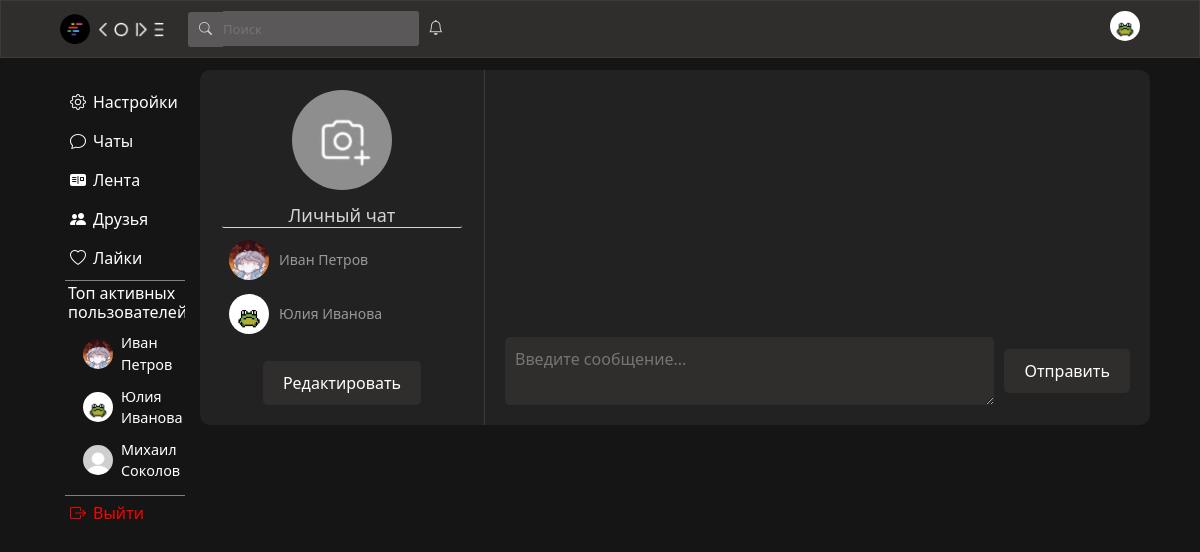
The app's page /private_chat/1 (signed in) with its own data.
### data/users.py (models this page shows, shortened)
class User(SqlAlchemyBase, UserMixin, SerializerMixin):
    __tablename__ = "users"
    id = sqlalchemy.Column(sqlalchemy.Integer, primary_key=True, autoincrement=True)
    surname = sqlalchemy.Column(sqlalchemy.String)
    name = sqlalchemy.Column(sqlalchemy.String)
    age = sqlalchemy.Column(sqlalchemy.Integer)
    city = sqlalchemy.Column(sqlalchemy.String)
    email = sqlalchemy.Column(sqlalchemy.String, unique=True)
    hashed_password = sqlalchemy.Column(sqlalchemy.String)
    post_ids = sqlalchemy.Column(sqlalchemy.String)
    comment_ids = sqlalchemy.Column(sqlalchemy.String)
    post_like_ids = sqlalchemy.Column(sqlalchemy.String)
    post_like_guide_category_ids = sqlalchemy.Column(sqlalchemy.String)
    post_like_ideas_category_ids = sqlalchemy.Column(sqlalchemy.String)
    post_like_mems_category_ids = sqlalchemy.Column(sqlalchemy.String)
    post_like_common_category_ids = sqlalchemy.Column(sqlalchemy.String)
    friends_ids = sqlalchemy.Column(sqlalchemy.String)
    friends_requests = sqlalchemy.Column(sqlalchemy.String)
    own_requests = sqlalchemy.Column(sqlalchemy.String)
    chats_ids = sqlalchemy.Column(sqlalchemy.String)
    img_profile = sqlalchemy.Column(sqlalchemy.String)
    img_avatar = sqlalchemy.Column(sqlalchemy.String)
    sex = sqlalchemy.Column(sqlalchemy.String)
    private_chat_ids = sqlalchemy.Column(sqlalchemy.String)
    modified_date = sqlalchemy.Column(sqlalchemy.DateTime, default=datetime.datetime.now)
    comments = orm.relationship("Comments", back_populates='user')
    posts = orm.relationship("Posts", back_populates='user')

### data/private_chats.py (models this page shows)
class PrivateChat(SqlAlchemyBase, SerializerMixin):
    __tablename__ = "private_chats"
    id = sqlalchemy.Column(sqlalchemy.Integer, primary_key=True, autoincrement=True)
    members = sqlalchemy.Column(sqlalchemy.String)
    chat_name = sqlalchemy.Column(sqlalchemy.String)
    chat_avatar = sqlalchemy.Column(sqlalchemy.String)
    comments = sqlalchemy.Column(sqlalchemy.String)
    modified_date = sqlalchemy.Column(sqlalchemy.DateTime, default=datetime.datetime.now)
    private_chat_with_friend = sqlalchemy.Column(sqlalchemy.Boolean, default=False)

### server.py (the view, shortened to what this page needs)
@app.route("/private_chat/<id>", methods=["GET", "POST"])
def private_chat(id):
    db_sess = db_session.create_session()
    private_chat = db_sess.query(PrivateChat).filter(PrivateChat.id == id).first()
    if not private_chat:
        return f.abort(404)
    if not current_user.is_authenticated:
        return redirect("/")
    form = SerchUserForm()
    if form.validate_on_submit():
        return redirect(f"/id/{form.serch_user_id.data}")
    members = private_chat.members.split(",")
    if str(current_user.id) not in members:
        return f.abort(404)
    users = []
    for i in members:
        users.append(db_sess.query(User).filter(User.id == int(i)).first())
    messages = []
    chat_avatar = rf"..\static\img\chat.png"
    if private_chat.chat_avatar:
        chat_avatar = private_chat.chat_avatar
    friend_requests = current_user.friends_requests
    friends_from_request = []
    if friend_requests:
        for i in friend_requests.split(","):
            friends_from_request.append(db_sess.query(User).filter(User.id == int(i)).first())
    html = f.render_template("private_chat.html",
                             chat_id=int(id),
                             chat_avatar=chat_avatar,
                             chat_name=private_chat.chat_name,
                             chat_participants=users,
                             messages=messages,
                             form=form,
                             ClientId=f'/id/{current_user.id}',
                             friends_from_request=friends_from_request,
                             seeFilter=False,
                             top_users=get_activ(db_sess))
    return html

### forms/serch_user.py
class SerchUserForm(FlaskForm):
    serch_user_id = StringField()

### data/db_session.py (called while the page is built)
def create_session() -> Session:
    global __factory
    return __factory()

### server.py (called while the page is built)
def get_activ(db_sess):
    active_users = []
    for user in db_sess.query(User).all():
        likes_count = len(user.post_like_ids.split(",")) if user.post_like_ids else 0
        posts_count = len(user.post_ids.split(",")) if user.post_ids else 0
        activity_score = likes_count + 2 * posts_count
        if activity_score > 0:
            active_users.append({
                'user': user,
                'score': activity_score
            })
    active_users.sort(key=lambda x: x['score'], reverse=True)
    top_users = [item['user'] for item in active_users[:3]]
    return top_users

@login_manager.user_loader
def load_user(user_id):
    db_sess = db_session.create_session()
    return db_sess.query(User).get(user_id)

### templates/private_chat.html (shortened to what this page needs)
{% extends "base.html" %}
{% block content %}
<div style="min-width: 950px;" class="chat-container">
    <div class="chat-info-panel">
        <div class="chat-avatar-box">
            <img class="chat-avatar" src="{{chat_avatar}}" alt="Аватар чата">
        </div>
        <div class="chat-details">
            <h3 class="chat-name">{{chat_name}}</h3>
            <div style="overflow: auto; max-height: 500px; min-width: 240px; scrollbar-width: thin;" class="chat-participants">
                {% for participant in chat_participants %}
                    <div class="participant">
                        <div class="message-avatar-box">
                            <img style="min-width: 40px;" class="message-avatar" {% if participant.img_avatar %} src="{{participant.img_avatar}}" {% else %} src="../static/img/avatar.jpg" {% endif %} alt="Аватар">
                        </div>
                        {{participant.name}} {{participant.surname}}
                    </div>
                {% endfor %}
            </div>
        </div>
        <a style="color: white; text-decoration: none;" href="/edit_private_chat/{{chat_id}}" class="edit-chat-info">Редактировать</a>
    </div>
    <div class="messages-container">
        <div class="messages-list">
        </div>
        <div class="message-input">
            <textarea class="message-textarea" placeholder="Введите сообщение..."></textarea>
            <button class="send-message">Отправить</button>
        </div>
    </div>
</div>
{% endblock %}

### templates/base.html (shortened to what this page needs)
<!DOCTYPE html>
<html lang="en">
<head>
    <link rel="stylesheet"
    href="https://cdn.jsdelivr.net/npm/bootstrap@5.0.0-beta1/dist/css/bootstrap.min.css"
>
        <link href="https://cdn.jsdelivr.net/npm/bootstrap@5.3.2/dist/css/bootstrap.min.css" rel="stylesheet">
    <link rel="stylesheet" href="https://cdn.jsdelivr.net/npm/bootstrap-icons@1.8.1/font/bootstrap-icons.css">
    <link rel="stylesheet" type="text/css" href="../static/css/style.css" />
</head>
<body>
    <header style="z-index: 99999999;">
        <div class="wrapper">
            <div style="text-align: left;">
                <img src="../static/img/logo.png" class="logo">
                <img src="../static/img/name.png" class="name">
                <form style="position: relative;" class="serch-form" method="post">
                    <i class="bi bi-search serch-img"></i>{{ form.serch_user_id(id="serch", class="serch", style="padding: 0px;", placeholder="Поиск") }}
                </form>
                <div style="display: inline-block; position: relative;">
                    <i onclick="event.stopPropagation()" class="bi bi-bell bell-style"></i>
                </div>
            </div>
            <div style="text-align: right; min-width: 30px;">
                <div class="avatar-box-heder">
                    {% if current_user.img_avatar %}
                        <a id="avatar-img-heder-linck" href={{ClientId}}><img class="avatar-img-heder" src="{{current_user.img_avatar}}" alt=""></a>
                    {% else %}
                        <a id="avatar-img-heder-linck" href={{ClientId}}><img class="avatar-img-heder" src="../static/img/avatar.jpg"></a>
                    {% endif %}
                </div>
            </div>
        </div>
    </header>
    <main>
        <div class="something">
            <div class="menu">
                <ul style="position: sticky; top: 70px;">
                    <li class="menu-li"><a href="/settings"><i style="margin-right: 7px;" class="bi bi-gear"></i>Настройки</a></li>
                    <li class="menu-li"><a href="/chats"><i style="margin-right: 7px;" class="bi bi-chat"></i>Чаты</a></li>
                    <li class="menu-li"><a href="/main"><i style="margin-right: 7px;" class="bi bi-postcard-fill"></i>Лента</a></li>
                    <li class="menu-li"><a href="/friends"><i style="margin-right: 7px;" class="bi bi-people-fill"></i>Друзья</a></li>
                    <li class="menu-li"><a href="/likes"><i style="margin-right: 7px;" class="bi bi-heart"></i>Лайки</a></li>
                    <li style="list-style: none; border-top: 1px solid gray; border-bottom: 1px solid gray; width: 120px; overflow: hidden; padding: 3px;">
                        <h6 style="color: white;">Топ активных пользователей:</h6>
                        {% if top_users %}
                            <div class="top-users-list" style="margin-left: 15px;">
                                {% for user in top_users[:3] %}
                                    <div class="top-user-item" style="margin-bottom: 10px;">
                                        <a href="/id/{{ user.id }}" style="display: flex; align-items: center; text-decoration: none; color: inherit;">
                                            <img src="{{ user.img_avatar or '../static/img/avatar.jpg' }}"
                                                 style="width: 30px; height: 30px; border-radius: 50%; margin-right: 8px; object-fit: cover;">
                                            <span style="color: white;">{{ user.name }} {{ user.surname }}</span>
                                        </a>
                                    </div>
                                {% endfor %}
                            </div>
                        {% else %}
                            <p style="color: #999; font-size: 0.9rem; margin-left: 15px;">Пока нет активных пользователей</p>
                        {% endif %}
                    </li>
                    {% if current_user.is_authenticated %}
                        <li style="color: red;" class="menu-li"><a style="color: red;" href="/logout"><i style="margin-right: 7px; color: red;" class="bi bi-box-arrow-right"></i>Выйти</a></li>
                    {% endif %}
                </ul>
            </div>
            <div class="user-info">
                {% block content %}{% endblock %}
            </div>
        </div>
    </main>
</body>
</html>

### static/css/style.css (style rules this page uses)
body { background-color: #151515; }
.wrapper { display: flex; justify-content: space-between; padding: 10px; width: 1100px; }
.logo { height: 30px; width: auto; margin-right: 5px; }
.top-users-list { margin-top: 10px; }
.top-user-item { transition: transform 0.2s; }
.top-user-item span { font-size: 0.9rem; color: #e0e0e0; }
.name { width: auto; height:15px; }
.serch-form { display: inline-block; }
.serch { box-sizing: border-box; border: none; background-color: #5a5858; color: lightgray; outline: 0; border-radius: 0px 3px 3px 0px; height: 35px; font-size: 13px; }
.serch-img { position: relative; display: inline-block; background-color: #5a5858; color: lightgray; border-radius: 3px 0px 0px 3px; height: 35px; width: 35px; text-align: center; line-height: 35px; font-size: 13px; margin-left: 20px; }
.bell-style { color: lightgray; margin-left: 5px; font-size: 15px; }
main { margin-top: 70px; display: flex; flex-direction: column; align-items: center; min-width: 1100px; }
.avatar-img-heder { position: absolute; top:50%; left:50%; transform:translate(-50%,-50%); width:30px; height:30px; object-fit:cover; }
.avatar-box-heder { position: relative; overflow:hidden; width:30px; height:30px; border-radius: 50%; }
.user-info { display: flex; flex-direction: column; align-items: center; }
.menu { width: 145px; margin-right: 5px; }
.menu-li { list-style-type: none; }
.menu-li:not(:last-child) { margin-bottom: 5px; }
.menu-li a, .menu-li p { display: block; color: white; border-radius: 5px; text-decoration: none; padding: 5px; }
.menu ul { margin-top: 15px; padding-left: 15px; }
.something { box-sizing: border-box; display: flex; flex-direction: row; justify-content: center; width: 1100px; }
header { top:0; position: fixed; display: flex; justify-content: center; background-color: #302d2d; border: 1px solid #3d3a3a; left: 0; right: 0; }
.selected-friends h3, .chat-details h3 { color: lightgray; }
.chat-name { margin-top: 10px; outline: none; border: none; color: lightgray; border-bottom: lightgray 1px solid; border-radius: 2px; background-color: transparent; }
.chat-container { display: flex; width: 100%; min-width: 943.3; max-width: 950px; margin: 0 auto; background-color: #222; color: white; border-radius: 10px; overflow: hidden; }
.chat-info-panel { width: 30%; padding: 20px; border-right: 1px solid #3d3a3a; display: flex; flex-direction: column; align-items: center; justify-content: flex-start; overflow: auto; }
.chat-avatar-box { width: 100px; height: 100px; border-radius: 50%; overflow: hidden; margin-bottom: 15px; }
.chat-avatar { width: 100%; height: 100%; object-fit: cover; }
.chat-details { text-align: center; margin-bottom: 20px; }
.chat-name { font-size: 18px; margin: 0; }
.chat-participants { font-size: 14px; color: #999; margin: 5px 0 0; }
.participant { display: flex; min-width: 200px; flex-direction: row; align-items: center; margin-right: 5px; color: #999; font-size: 14px; padding: 7px; }
.edit-chat-info { background-color: #302d2d; color: white; border: none; padding: 10px 20px; border-radius: 5px; cursor: pointer; margin-top: auto; }
.messages-container { width: 70%; padding: 20px; display: flex; flex-direction: column; justify-content: space-between; position: relative; }
.messages-list { flex: 1; overflow-y: auto; max-height: 600px; margin-bottom: 20px; }
.message-avatar-box { width: 40px; height: 40px; border-radius: 50%; overflow: hidden; margin-right: 10px; }
.message-avatar { width: 100%; height: 100%; object-fit: cover; }
.message-input { display: flex; align-items: center; }
.message-textarea { flex: 1; border: none; background-color: #302d2d; color: white; padding: 10px; border-radius: 5px; font-size: 16px; outline: none; }
.send-message { background-color: #302d2d; color: white; border: none; padding: 10px 20px; border-radius: 5px; cursor: pointer; margin-left: 10px; }
.messages-list { scrollbar-width: thin; scrollbar-color: #555 #222; }

### records on screen
User: shows a picture, name "Иван", surname "Петров"
User: shows a picture, name "Юлия", surname "Иванова"
User: shows a picture, name "Михаил", surname "Соколов"
PrivateChat: chat_name "Личный чат"
